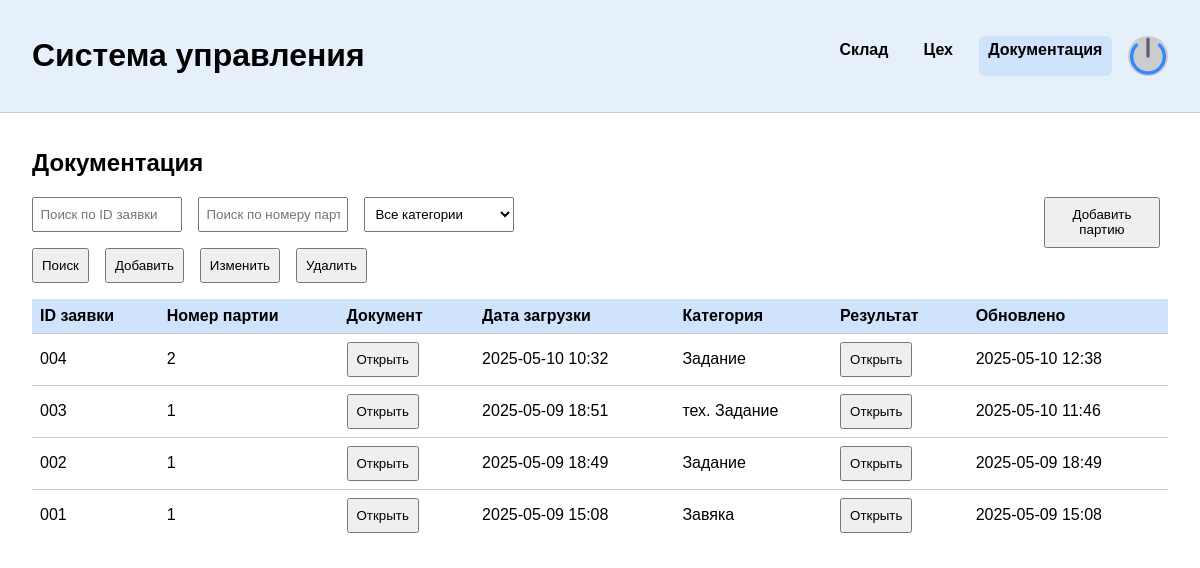
The app's page /docs/ (signed in), older data.
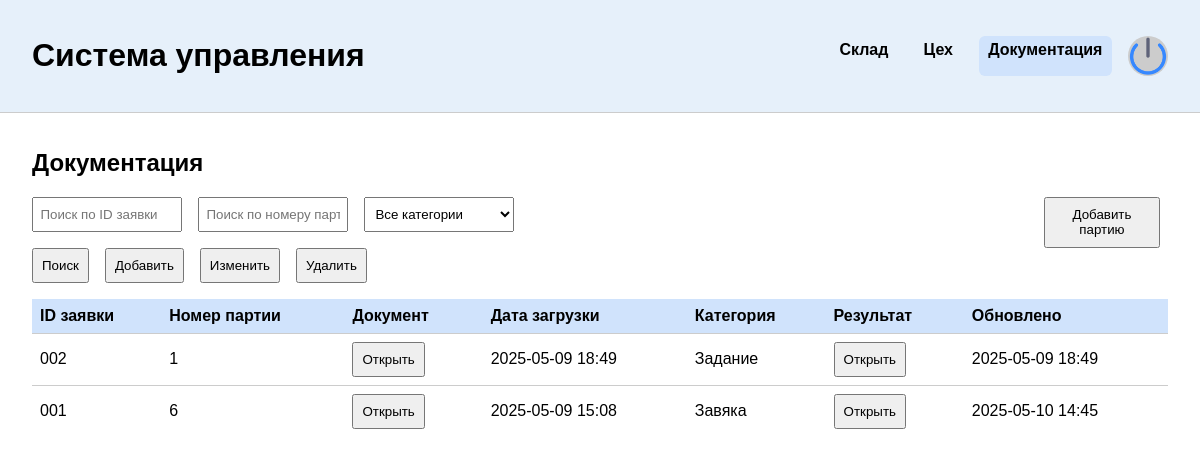
The same page, newer data.
### main/models.py (models this page shows)
class DocumentManagement(models.Model):
    batch = models.ForeignKey(Batch, on_delete=models.CASCADE)
    status = models.CharField(max_length=50, verbose_name="Статус заявки", choices=DocumentStatuses)
    request = models.FileField(verbose_name="Текст заявки", upload_to="static/documents/requests/")
    category = models.CharField(max_length=50, verbose_name="Тип", choices=CategoryRequests)
    updated_at = models.DateTimeField(auto_now=True, verbose_name="Дата и время последнего изменения")
    created_at = models.DateTimeField(default=timezone.now)
    class Meta:
        verbose_name = "Документооборот"
        verbose_name_plural = "Документооборот"

### main/views/documents.py (the view)
# urls.py: path("docs/", DocsPage.as_view()),
class DocsPage(BaseView, TemplateView):
    template_name = "main/documents.html"
    exclude_roles = [UserRole.WarehouseManager]
    def get_context_data(self, **kwargs):
        context = super().get_context_data(**kwargs)
        if self.request.user.role in [UserRole.PackerInspector, UserRole.Designer, UserRole.PatternDesigner]:
            docs = Document.objects.filter(category="Задание")
        elif self.request.user.role in [
            UserRole.Sewer,
            UserRole.PackerInspector,
        ]:
            docs = Document.objects.filter(category="тех. Задание")
        elif self.request.user.role in [UserRole.Cutter]:
            docs = Document.objects.filter(Q(category="тех. Задание") | Q("Заказ")).order_by("-id")
        else:
            docs = Document.objects.all().order_by("-id")
        context["docs"] = DocumentSerializer(docs, many=True).data
        context["batches"] = Batch.objects.all()
        return context

### main/models.py (called while the page is built)
    def __str__(self):
        return f"{self.fullname} - {self.role}"

### main/serializers.py (called while the page is built)
    def get_url(self, obj):
        return "/file/" + str(obj.file).replace("/", "-")

    def get_name(self, obj):
        return get_file_name(obj.file)

    def get_request_url(self, obj):
        return "/file/" + str(obj.request).replace("/", "-")

    def get_request_name(self, obj):
        return get_file_name(obj.request)

    def get_results(self, obj):
        return ResultSerialzier(obj.results.all(), many=True).data

    def get_created_at(self, obj):
        return obj.created_at.strftime("%Y-%m-%d %H:%M")

    def get_updated_at(self, obj):
        return obj.updated_at.strftime("%Y-%m-%d %H:%M")

    def get_id(self, obj):
        return str(obj.id).zfill(3)

### main/views/base.py (called while the page is built)
    def dispatch(self, request: HttpRequest, *args, **kwargs):
        user = request.user
        if not user.is_authenticated:
            return HttpResponseRedirect('/')
        print(user.login)
        print(user.__dict__)
        if user.role == UserRole.GeneralManager or user.role == UserRole.ProductionManager:
            return super().dispatch(request, *args, **kwargs)
        if user.role not in self.get_enable_roles():
            return render(request, "main/protect.html")
        return super().dispatch(request, *args, **kwargs)

### utils/get_file_name.py (called while the page is built)
def get_file_name(file):
    return unquote(str(file)[str(file).rfind("/") + 1 : :])

### main/templates/main/documents.html (shortened to what this page needs)
{% extends "main/base.html" %}
{% load static %}
{% block content %}
<header>
  <h1>Система управления</h1>
  <div class="menu">
    <a href="/warehouse/materials/">Склад</a>
    <a href="/ceh/workers/">Цех</a>
    <a href="/docs/" class="active">Документация</a>
    <div class="avatar"><img src="{% static 'main/shutdown.png' %}" /></div>
  </div>
</header>
  <main id="docs">
    <h2>Документация</h2>
    <div style="display: flex;">
      <div class="filters">
        <input type="text" placeholder="Поиск по ID заявки">
        <input type="text" placeholder="Поиск по номеру партии">
        <select>
          <option>Все категории</option>
        </select>
      </div>
      {% if request.user.role == "Генеральный директор" %}
      <button onclick="document.getElementById('dialog-confirm-add-batch').showModal()">Добавить партию</button>
      {% endif %}
    </div>
      <div style="display: flex; gap: 0.5rem; margin-bottom: 1rem;">
        <button title="Применить фильтры поиска к документам" onclick="filterDocs()">Поиск</button>
        <button title="Добавить новую заявку" onclick="openAddDoc(event)">Добавить</button>
        <button title="Редактировать существующую заявку по ID" onclick="document.getElementById('dialog-edit-doc').showModal()">Изменить</button>
        <button title="Удалить заявку по ID с подтверждением" onclick="document.getElementById('dialog-delete-doc-id').showModal()">Удалить</button>
      </div>
    <table>
      <thead>
        <tr>
          <th>ID заявки</th><th>Номер партии</th><th>Документ</th>
          <th>Дата загрузки</th><th>Категория</th><th>Результат</th><th>Обновлено</th>
        </tr>
      </thead>
      <tbody>
        {% for d in docs %}
        <tr>
          <td>{{ d.id }}</td><td>{{ d.batch }}</td><td><button title="Открыть загруженные документы заявки" onclick="openDoc(event, {{d.id}})">Открыть</button></td>
          <td>{{ d.created_at }}</td><td>{{ d.category }}</td><td><button title="Открыть результат заявки" onclick="openResults(event, {{d.id}})">Открыть</button></td><td>{{ d.updated_at }}</td>
          {% endfor %}
        </tr>
      </tbody>
    </table>
  </main>
{% endblock %}

### main/templates/main/base.html (shortened to what this page needs)
<!DOCTYPE html>
<html lang="ru">
<head>
</head>
<body>
  {% block content %}
  {% endblock %}
</body>
</html>

### main/templates/main/base.html (style rules this page uses)
.filters, .search, .table-section input, .table-section .filters { margin-bottom: 1rem; display: flex; gap: 0.5rem; flex-wrap: wrap; }
.filters input, .filters select { flex: 1 1 150px; max-width: 150px; height: 35px; padding: 0.4rem; box-sizing: border-box; }
.filters { width: 100%; }
body { margin: 0; font-family: sans-serif; background-color: white; color: black; }
header { display: flex; justify-content: space-between; align-items: center; padding: 1rem 2rem; background-color: #e6f0fa; border-bottom: 1px solid #ccc; }
.menu { display: flex; gap: 1rem; }
.menu a { text-decoration: none; color: black; font-weight: bold; padding: 0.3rem 0.6rem; border-radius: 6px; }
.menu a.active { background-color: #d0e3fc; }
.avatar { width: 40px; height: 40px; background-color: #ccc; border-radius: 50%; }
main, section { padding: 1rem 2rem; }
table { width: 100%; border-collapse: collapse; margin-bottom: 2rem; }
th { background-color: #d0e3fc; padding: 0.5rem; text-align: left; }
td { padding: 0.5rem; border-top: 1px solid #ccc; }
input, select, button { padding: 0.5rem; margin-right: 0.5rem; }
.avatar img { width: 100%; cursor: pointer; }

Row changes from the older to the newer data that the page shows:
removed DocumentManagement: id "004", batch "2", created_at "2025-05-10 10:32", category "Задание", updated_at "2025-05-10 12:38"
removed DocumentManagement: id "003", batch "1", created_at "2025-05-09 18:51", category "тех. Задание", updated_at "2025-05-10 11:46"
changed DocumentManagement "Завяка": batch "1" → "6"; updated_at "2025-05-09 15:08" → "2025-05-10 14:45"
